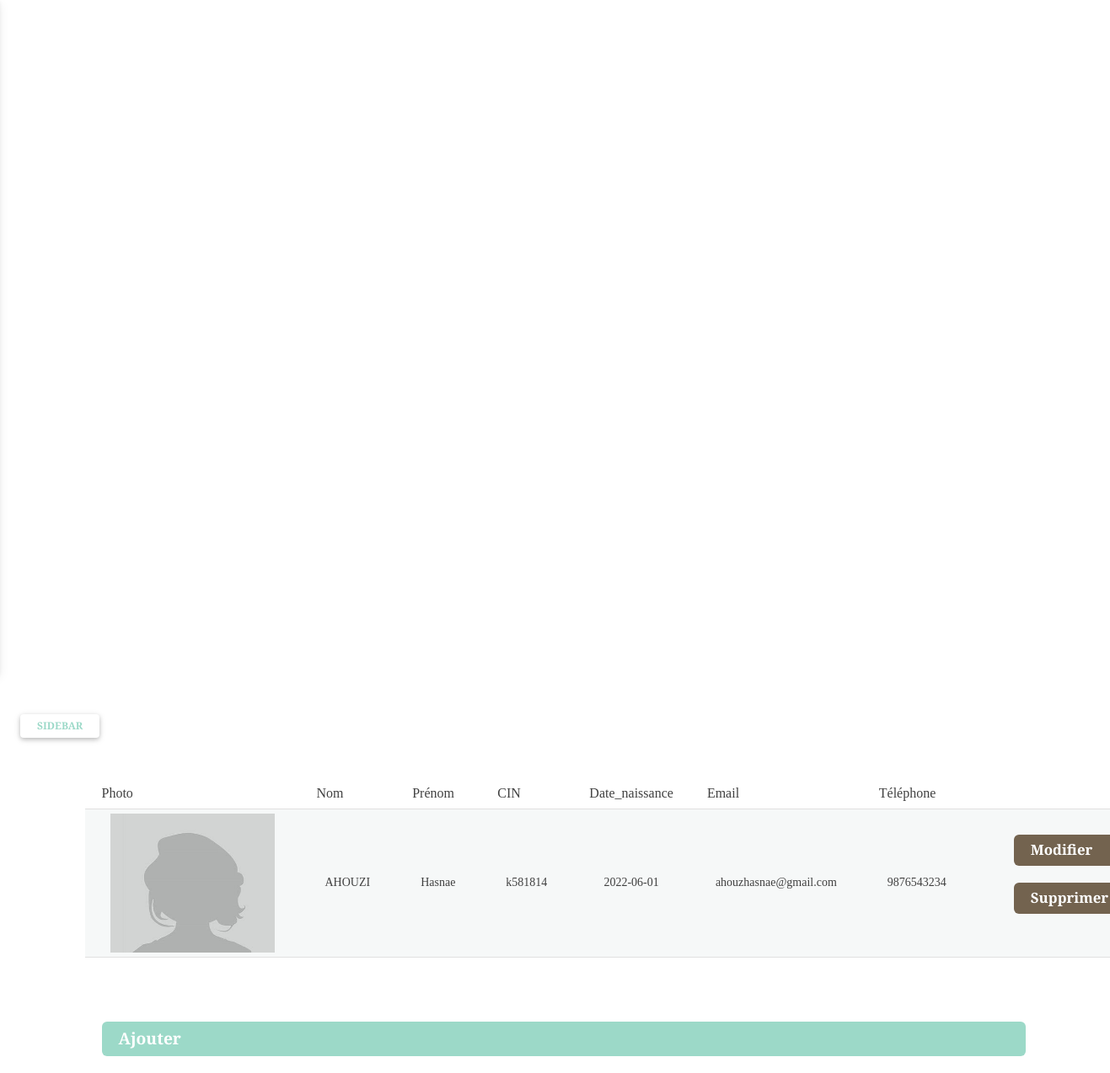
The page /admin/adherent.php on the database its author committed.
### tables this page shows
CREATE TABLE `adherent` (
  `Id_Adhérant` int(11) NOT NULL,
  `Nom` varchar(255) NOT NULL,
  `Prénom` varchar(255) NOT NULL,
  `CIN` varchar(255) NOT NULL,
  `Date_naissance` date NOT NULL,
  `Photo` varchar(255) NOT NULL,
  `Email` varchar(255) NOT NULL,
  `Téléphone` bigint(20) NOT NULL
);

### admin/adherent.php (the view, shortened to what this page needs)
<?php
include 'init.php';
include $tpd. 'connect.php';
include $tpl. 'header.inc';
include 'navbar.php';
?>
<div class="container">
    <table>
        <tr id="items">
            <th>Photo</th>
            <th>Nom</th>
            <th>Prénom </th>
            <th>CIN</th>
            <th>Date_naissance</th>
            <th>Email</th>
            <th>Téléphone</th>
        </tr>
        <?php
        $req = mysqli_query($con, "SELECT * FROM adherent");
        if (mysqli_num_rows($req) == 0) {
            echo "Il n'y a pas encore de livres ajouter !";
        } else {
            while ($row = mysqli_fetch_assoc($req) ) {
        ?>
                <tr>
                    <td><img src="../images/<?= $row['Photo'] ?>" ></td>
                    <td><?= $row['Nom'] ?></td>
                    <td><?= $row['Prénom'] ?></td>
                    <td><?= $row['CIN'] ?></td>
                    <td><?= $row['Date_naissance'] ?></td>
                    <td><?= $row['Email'] ?></td>
                    <td><?= $row['Téléphone'] ?></td>
                    <td><a href="modif2.php?id=<?=$row['Id_Adhérant']?>" class="Btn_addd">  Modifier </a>
                    <a href="suprim2.php?id=<?=$row['Id_Adhérant']?>"  class="Btn_addd">  Supprimer </a>
                </td>
                </tr>
        <?php
            }}
        ?>
</table>
<br><br><br>
<a href="ajou.php"  class="Btn_add">  Ajouter </a>
</div>
<?php include $tpl . 'footer.inc'; ?>

### admin/css/admin.css (style rules this page uses)
* { margin: 0; padding: 0; box-sizing: border-box; font-family: 'Alegreya', serif; font-weight: bold; }
body { min-height: 100vh; background-color: #fff; }
img { height: 165px; width: 195px; }
a { font-size: larger; font-weight: bold; margin-left: 20px; }
.Btn_add { margin-bottom:20px; background-color: #9CD9C8; padding: 5px 20px; color: #fff; display: flex; align-items: center; text-align: 0; border-radius: 6px; text-decoration: 0; }
.Btn_addd { margin-bottom:20px; background-color: #73634F; padding: 5px 20px; color: #fff; display: flex; align-items: center; text-align: 0; border-radius: 6px; text-decoration: 0; }
table { border-collapse:collapse; color: #404040; }
th { font-size: 16px; border-bottom: 3px solid #ffcb61; padding: 5px 20px; font-weight: 500; }
td { font-weight: 400; padding: 5px 30px; font-size: 14px; text-align: center; }
tr:nth-child(2n) { background-color: #f6f8f8; }
tr:nth-child(2n) td { border-bottom: 1px solid #e0e0e0; border-top: 1px solid #e0e0e0; }

### css.css (style rules this page uses)
body { margin: 0; padding: 0; box-sizing: border-box; font-family: 'Alegreya', serif; font-weight: bold; background-color: #e3f2fd; }

### rows shown on the page
adherent: Photo (picture), Nom "AHOUZI", Prénom "Hasnae", CIN "k581814", Date_naissance "2022-06-01", Email "ahouzhasnae@gmail.com", Téléphone "9876543234"
